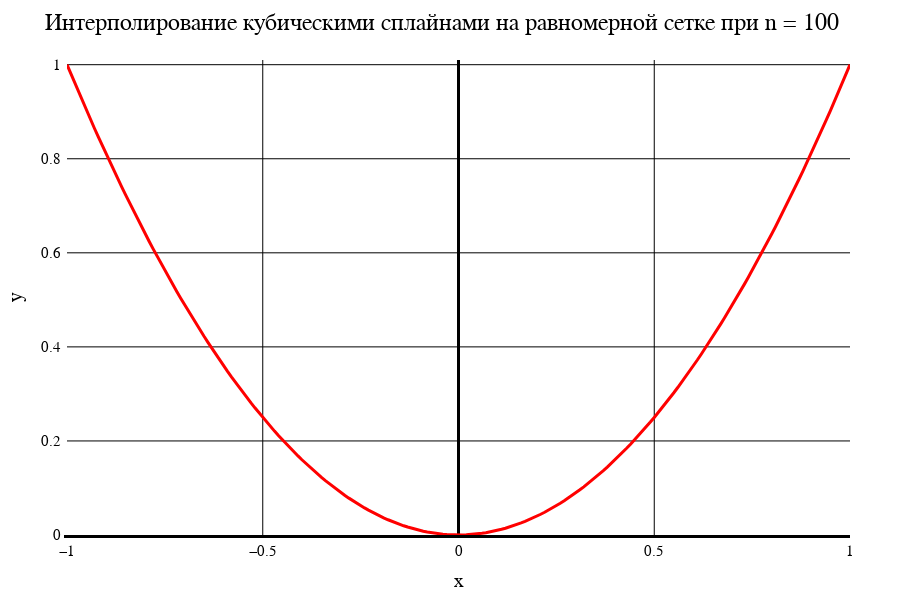

This figure's notebook cell:
### Markdown cell above
Сплайн. Равномерная сетка

### Code cell
data3[1]

### Figure 1 — Plotly figure (JSON) as saved in the notebook; plotly's stock layout.template omitted (floating-point values rounded to 4 significant figures; data arrays with more than 128 entries replaced by an {"elided": "..."} marker saying what was removed)
{"data": [{"line": {"color": "red", "width": 3}, "mode": "line", "type": "scatter", "x": {"elided": "201 float values"}, "y": {"elided": "201 float values"}}], "layout": {"coloraxis": {"outlinecolor": "black"}, "font": {"color": "black", "family": "Time New Roman"}, "height": 600, "margin": {"b": 50, "l": 50, "r": 50, "t": 60}, "paper_bgcolor": "white", "plot_bgcolor": "white", "title": {"autosize": false, "font": {"color": "black", "family": "Times New Roman", "size": 24}, "paper_bgcolor": "red", "text": "Интерполирование кубическими сплайнами на равномерной сетке при n = 100"}, "width": 900, "xaxis": {"color": "black", "gridcolor": "black", "gridwidth": 1, "linecolor": "black", "linewidth": 3, "tickfont": {"size": 15}, "title": {"font": {"color": "black", "family": "Times New Roman", "size": 20}, "text": "x"}, "zeroline": true, "zerolinecolor": "black", "zerolinewidth": 3}, "yaxis": {"exponentformat": "power", "gridcolor": "black", "gridwidth": 1, "linewidth": 3, "range": [-3.961e-20, 1.01], "tickfont": {"size": 15}, "title": {"font": {"color": "black", "family": "Times New Roman", "size": 20}, "text": "y"}, "zeroline": true, "zerolinecolor": "black", "zerolinewidth": 1}}}
